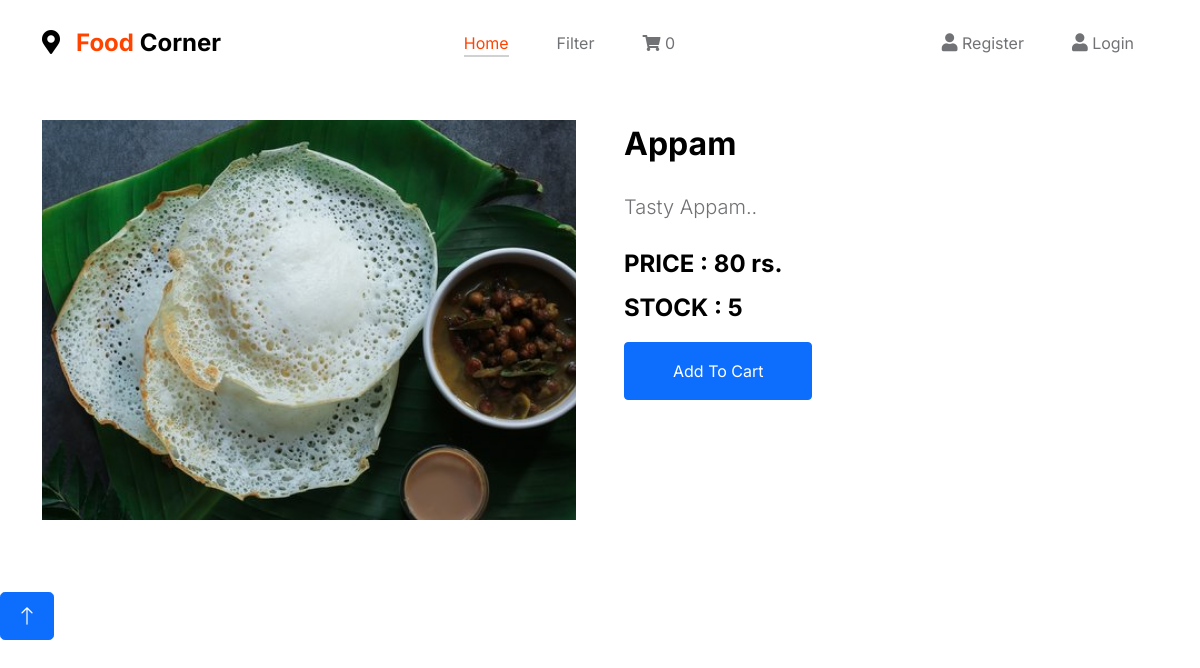
Page /vegetarian-food/appam on the committed database.
### shop/models.py (models this page shows, shortened)
class product(models.Model):
    img = models.ImageField(upload_to='product')
    name = models.CharField(max_length=100, unique=True)
    slug = models.SlugField(max_length=100, unique=True)
    desc = models.TextField(max_length=250)
    stock = models.IntegerField()
    available = models.BooleanField()
    price = models.IntegerField()
    category = models.ForeignKey(categ, on_delete=models.CASCADE)

### shop/views.py (the view)
# urls.py: path('<slug:c_slug>/<slug:p_slug>', views.prod, name='pro'),
def prod(request, c_slug, p_slug):
    try:
        pr = product.objects.get(category__slug=c_slug, slug=p_slug)
    except 'exception ' as e:
        raise e
    return render(request, "product.html", {'ob': pr})

### cart/context_processor.py (called while the page is built)
def count(request):
    item_count = 0
    if 'admin' in request.path:
        return {}
    else:
        try:
            ct = cartlist.objects.filter(cart_id=c_id(request))
            cti = cart_items.objects.all().filter(cart=ct[:1])
            for c in cti:
                item_count += c.quan
        except cartlist.DoesNotExist:
            item_count = 0
        return dict(itc=item_count)

### cart/views.py (called while the page is built)
def c_id(request):
    ct_id = request.session.session_key
    if not ct_id:
        ct_id = request.session.create()
    return ct_id

### templates/product.html (shortened to what this page needs)
{% extends 'base.html' %}
{% load static %}
{% block content %}
    <div class="container-fluid-xxl py-5">
        <div class="container">
            <div class="row g-5 my-4">
                <div class="col-lg-6 wow fadeInUp" data-wow-delay="0.1s" style="min-height: 400px;">
                    <div class="position-relative h-100">
                        <img class="img-fluid position-absolute w-100 h-100" src="{{ob.img.url}}" alt="" style="object-fit: cover;">
                    </div>
                </div>
                <div class="col-lg-6 wow fadeInUp" data-wow-delay="0.3s">
                    <h4 class="mb-4">{{ob.name}}</h4>
                    <p class="mb-4">{{ob.desc}}</p>
                    <h5>PRICE : {{ob.price}} rs.</h5>
                    <h5>STOCK : {{ob.stock}}</h5>
                    <a class="btn btn-primary py-3 px-5 mt-2" href="{% url 'add' ob.id %}">Add To Cart</a>
                </div>
            </div>
        </div>
    </div>
    <a href="#" class="btn btn-lg btn-primary btn-lg-square back-to-top"><i class="bi bi-arrow-up"></i></a>
{% endblock %}

### static/base/css/tooplate-little-fashion.css (style rules this page uses)
:root { --white-color: #FFFFFF; --primary-color: #FF4400; --section-bg-color: #f0f8ff; --dark-color: #000000; --grey-color: #d0d1d1; --p-color: #717275; --body-font-family: 'Inter', sans-serif; --h5-font-size: 24px; --p-font-size: 20px; --copyright-text-font-size: 16px; --product-link-font-size: 14px; --custom-link-font-size: 12px; --font-weight-thin: 100; --font-weight-light: 300; --font-weight-normal: 400; --font-weight-bold: 700; --font-weight-black: 900; }
body, html { height: 100%; }
html { scroll-behavior: smooth; }
body { background: var(--white-color); font-family: var(--body-font-family); position: relative; }
h2, h3, h4, h5, h6 { color: var(--dark-color); line-height: inherit; }
h1, h2, h3, h4, h5, h6 { font-weight: var(--font-weight-bold); }
h4 { font-size: 32px; }
h5 { font-size: 24px; }
p { color: var(--p-color); font-size: var(--p-font-size); font-weight: var(--font-weight-light); }
a, button { touch-action: manipulation; transition: all 0.3s; }
a { color: var(--p-color); text-decoration: none; }

### rows in the picture
product: img (picture), name "Appam", desc "Tasty Appam..", price "80", stock "5"

### other values in the picture
{{ itc }} "0"
